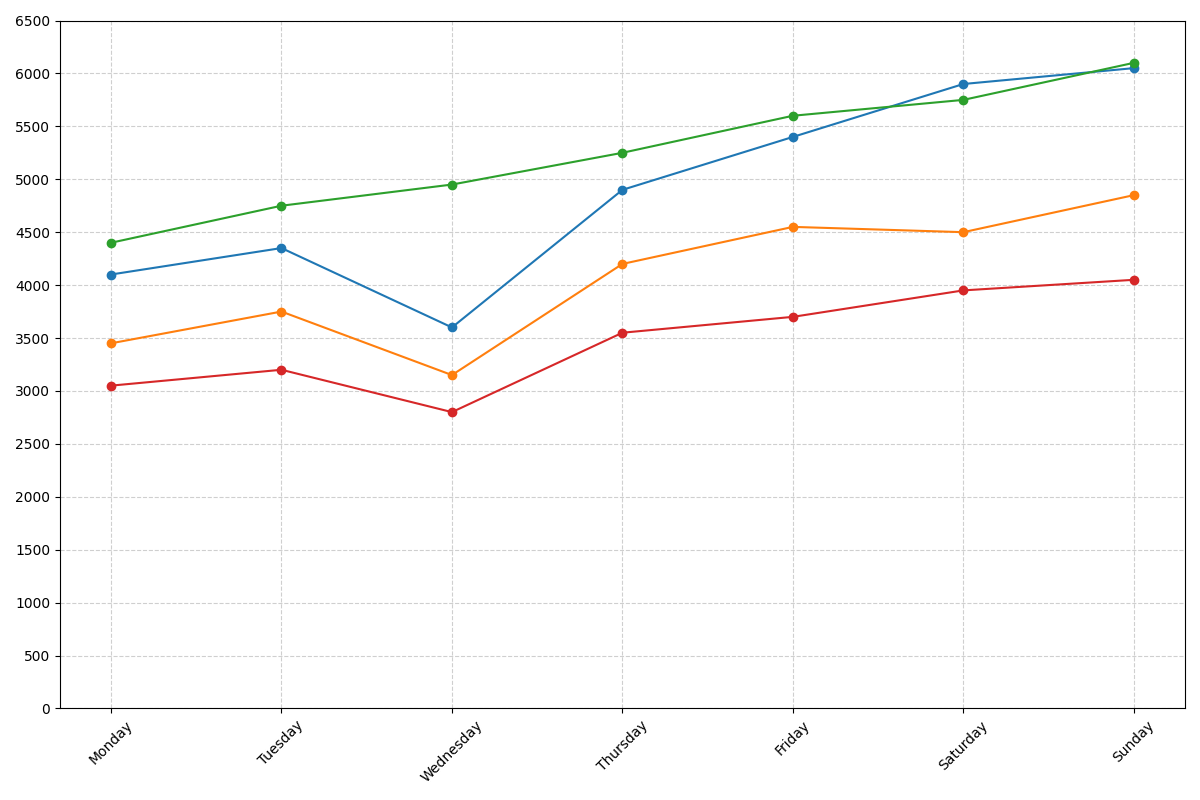

This figure's Python source:
import matplotlib.pyplot as plt
import numpy as np

# Define the days of the week
days = ["Monday", "Tuesday", "Wednesday", "Thursday", "Friday", "Saturday", "Sunday"]

# Altered steps walked each day by each of the four friends (artificially changed data)
steps_friend_1 = [4100, 4350, 3600, 4900, 5400, 5900, 6050]
steps_friend_2 = [3450, 3750, 3150, 4200, 4550, 4500, 4850]
steps_friend_3 = [4400, 4750, 4950, 5250, 5600, 5750, 6100]
steps_friend_4 = [3050, 3200, 2800, 3550, 3700, 3950, 4050]

# Convert steps data to numpy arrays for easier processing
steps_data = np.array([steps_friend_1, steps_friend_2, steps_friend_3, steps_friend_4])

# Initialize the plot
fig, ax = plt.subplots(figsize=(12, 8))

# Plotting the data
for i, steps in enumerate(steps_data):
    ax.plot(days, steps, marker='o', linestyle='-')

# Customize the grid, ticks, and layout for better readability
ax.grid(True, linestyle='--', alpha=0.6)
ax.set_xticks(days)
ax.set_yticks(range(0, 7000, 500))
plt.xticks(rotation=45)
plt.tight_layout()

# Show plot
plt.show()
